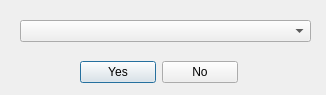
<?xml version="1.0" encoding="UTF-8"?>
<ui version="4.0">
 <class>cd_select</class>
 <widget class="QDialog" name="cd_select">
  <property name="geometry">
   <rect>
    <x>0</x>
    <y>0</y>
    <width>326</width>
    <height>95</height>
   </rect>
  </property>
  <property name="windowTitle">
   <string>Dialog</string>
  </property>
  <widget class="QComboBox" name="cmbxSelect">
   <property name="geometry">
    <rect>
     <x>20</x>
     <y>20</y>
     <width>291</width>
     <height>22</height>
    </rect>
   </property>
  </widget>
  <widget class="QWidget" name="">
   <property name="geometry">
    <rect>
     <x>80</x>
     <y>60</y>
     <width>158</width>
     <height>25</height>
    </rect>
   </property>
   <layout class="QHBoxLayout" name="horizontalLayout">
    <item>
     <widget class="QPushButton" name="btnYes">
      <property name="text">
       <string>Yes</string>
      </property>
     </widget>
    </item>
    <item>
     <widget class="QPushButton" name="btnNo">
      <property name="text">
       <string>No</string>
      </property>
     </widget>
    </item>
   </layout>
  </widget>
 </widget>
 <resources/>
 <connections/>
</ui>
